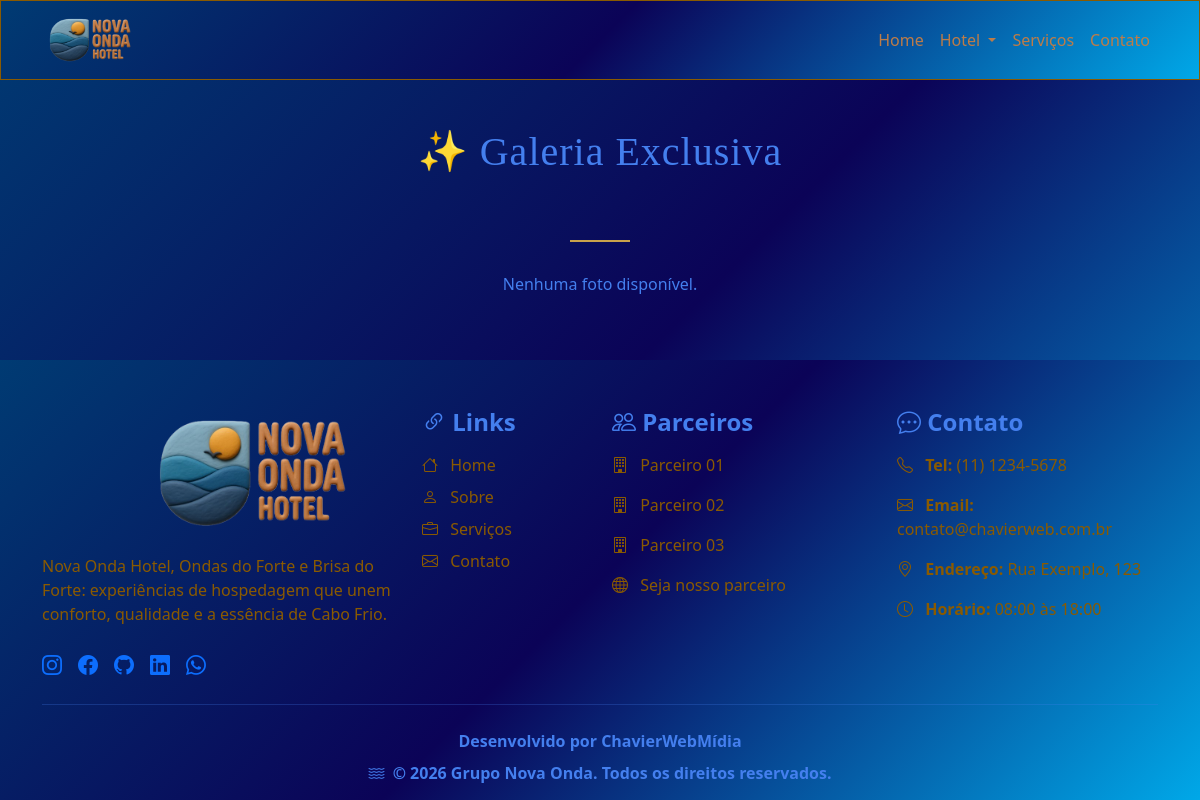
Before: /galeria/ with the older database file.
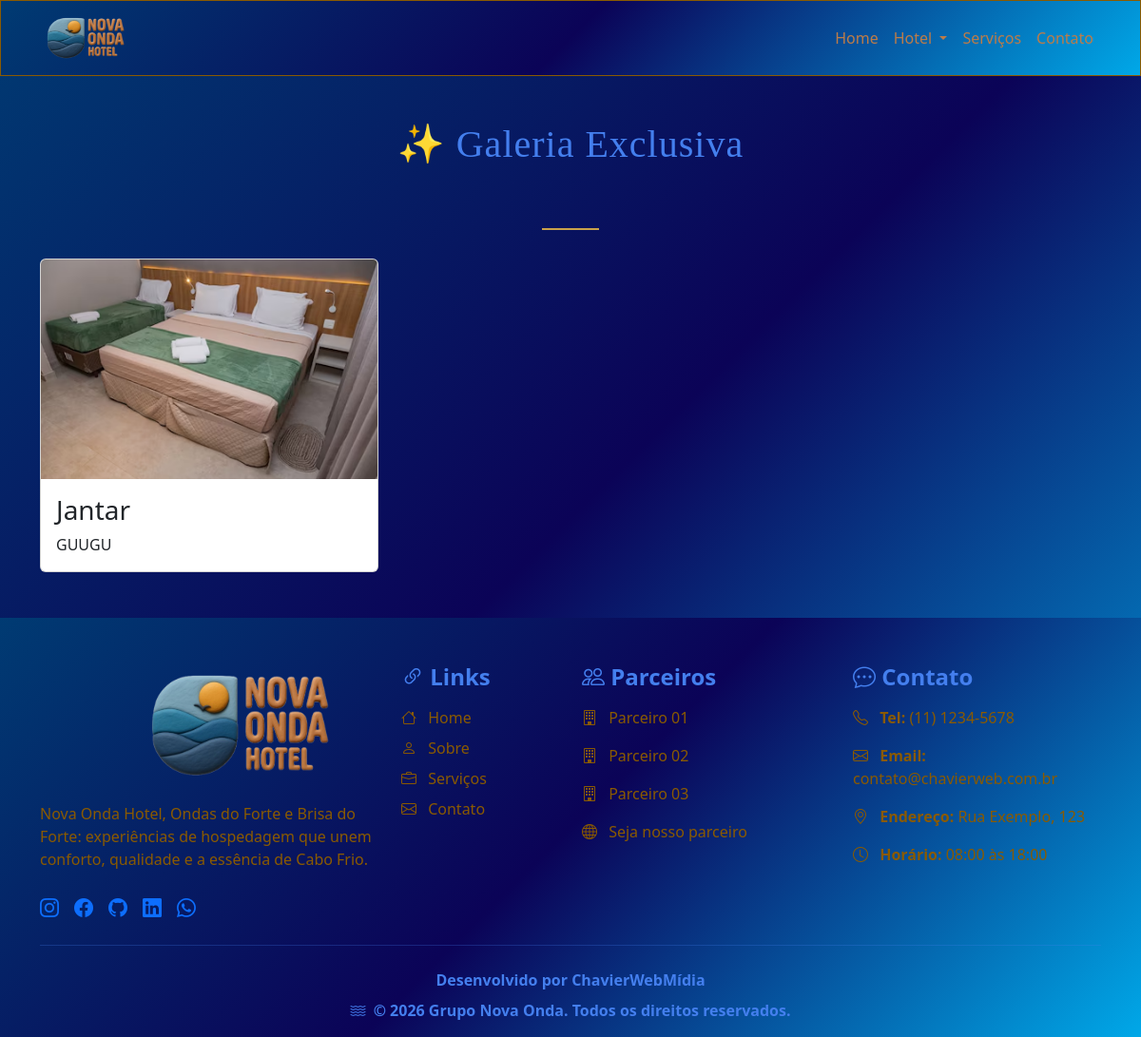
After: the same page with the newer database file.
### novaonda/models.py (models this page shows, shortened)
class Foto(models.Model):
    titulo = models.CharField(
        max_length=100
    )
    descricao = models.TextField(
        blank=True
    )
    imagem = models.ImageField(
        upload_to='galeria/',
        blank=True,
        null=True
    )
    ativo = models.BooleanField(
        default=True
    )
    ordem = models.PositiveIntegerField(
        default=0
    )

### novaonda/views.py (the view)
# urls.py: path('galeria/', views.galeria, name='galeria'),
def galeria(request):
    fotos = Foto.objects.filter(
        ativo=True
    ).order_by('ordem')
    context = {
        'fotos': fotos,
    }
    return render(
        request,
        'galeria.html',
        context
    )

### novaonda/context_processors.py (called while the page is built)
def menu_hotel(request):
    return {
        'menu_hotel': MenuHotel.objects.filter(
            ativo=True
        ).order_by('ordem')
    }

### novaonda/templates/galeria.html (shortened to what this page needs)
{% extends 'base.html' %}
{% block content %}
<div class="container py-5">
    <h1 class="text-center mb-5" style="font-family: 'Playfair Display', serif; letter-spacing: 1px;">
        ✨ Galeria Exclusiva
    </h1>
    <div class="text-center mb-4">
        <span style="display:inline-block; width:60px; height:2px; background:#c9a24b;"></span>
    </div>
    <div class="row g-4">
        {% for foto in fotos %}
        <div class="col-md-6 col-lg-4">
            <div class="card h-100">
                {% if foto.imagem %}
                <img src="{{ foto.imagem.url }}" class="card-img-top" alt="{{ foto.titulo }}">
                {% endif %}
                <div class="card-body">
                    <h3 class="card-title">
                        {{ foto.titulo }}
                    </h3>
                    {% if foto.descricao %}
                    <p class="card-text">
                        {{ foto.descricao }}
                    </p>
                    {% endif %}
                </div>
            </div>
        </div>
        {% empty %}
        <p class="text-center">
            Nenhuma foto disponível.
        </p>
        {% endfor %}
    </div>
</div>
{% endblock %}

Changed rows visible on the page:
added Foto: imagem (picture), titulo "Jantar", descricao "GUUGU"
Other visible differences:
text no longer shown: "Nenhuma foto disponível."
